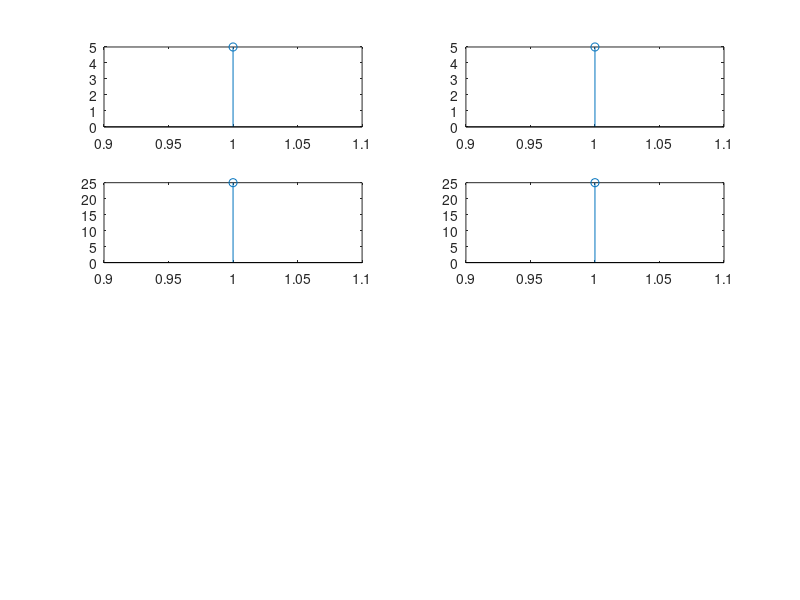

This figure's MATLAB source:
clc;
clear all;
close all;

x1=input('enter the sequence :');
%n1=input('enter the time range :');

x2=input('enter the sequence :');
%n2=input('enter the time range :');
N=length(x1)+length(x2)-1;

subplot(421);
stem(x1);

subplot(422);
stem(x2);

y5=conv(x1,x2);
subplot(424);
stem(y5);

l1=length(x1);
l2=length(x2);
l=l1+l2-1;
x1=[x1,zeros(1,l2-1)];
x2=[x2,zeros(1,l1-1)];

y1=fft(x1);
y2=fft(x2);

y3=y1.*y2;

y4=ifft(y3);
subplot(423);
stem(y4);


